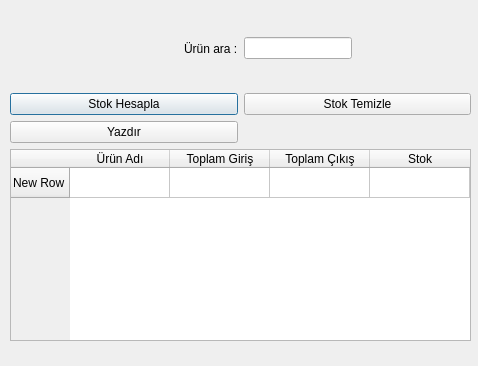
<?xml version="1.0" encoding="UTF-8"?>
<ui version="4.0">
 <class>MalzemeStokFormu</class>
 <widget class="QDialog" name="MalzemeStokFormu">
  <property name="geometry">
   <rect>
    <x>0</x>
    <y>0</y>
    <width>478</width>
    <height>366</height>
   </rect>
  </property>
  <property name="windowTitle">
   <string>Stok Durumu</string>
  </property>
  <widget class="QWidget" name="gridLayoutWidget">
   <property name="geometry">
    <rect>
     <x>10</x>
     <y>10</y>
     <width>461</width>
     <height>331</height>
    </rect>
   </property>
   <layout class="QGridLayout" name="gridLayout">
    <item row="1" column="0">
     <widget class="QPushButton" name="pushButtonGoster">
      <property name="text">
       <string>Stok Hesapla</string>
      </property>
     </widget>
    </item>
    <item row="0" column="1" alignment="Qt::AlignmentFlag::AlignLeft|Qt::AlignmentFlag::AlignVCenter">
     <widget class="QLineEdit" name="lineEdit_8"/>
    </item>
    <item row="1" column="1">
     <widget class="QPushButton" name="pushButtonYenile">
      <property name="text">
       <string>Stok Temizle</string>
      </property>
     </widget>
    </item>
    <item row="3" column="0" colspan="2" alignment="Qt::AlignmentFlag::AlignBottom">
     <widget class="QTableWidget" name="tableWidget_stok">
      <row>
       <property name="text">
        <string>New Row</string>
       </property>
      </row>
      <column>
       <property name="text">
        <string>Ürün Adı</string>
       </property>
      </column>
      <column>
       <property name="text">
        <string>Toplam Giriş</string>
       </property>
      </column>
      <column>
       <property name="text">
        <string>Toplam Çıkış</string>
       </property>
      </column>
      <column>
       <property name="text">
        <string>Stok</string>
       </property>
      </column>
     </widget>
    </item>
    <item row="0" column="0" alignment="Qt::AlignmentFlag::AlignRight">
     <widget class="QLabel" name="label_8">
      <property name="text">
       <string>Ürün ara :</string>
      </property>
     </widget>
    </item>
    <item row="2" column="0">
     <widget class="QPushButton" name="pushButtonYazdir">
      <property name="text">
       <string>Yazdır</string>
      </property>
     </widget>
    </item>
   </layout>
  </widget>
 </widget>
 <resources/>
 <connections/>
</ui>
